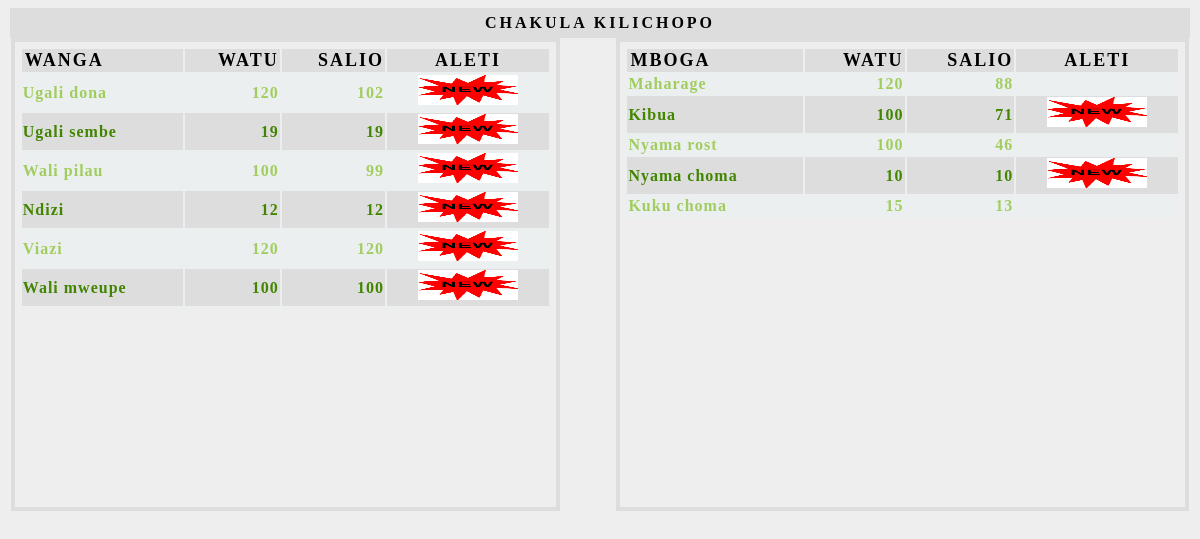
/reports-form/manejor_mpakuaji_check.php (signed in), run on the app's committed database.
### tables this page shows
CREATE TABLE `food_add` (
  `food_add_id` int(100) UNSIGNED NOT NULL,
  `user_id` int(100) UNSIGNED NOT NULL,
  `food_type` varchar(100) NOT NULL,
  `food_aded` varchar(100) NOT NULL,
  `mboga_mnt_aded` smallint(5) UNSIGNED NOT NULL,
  `mboga_added_salio` int(100) UNSIGNED NOT NULL,
  `alet_icon` varchar(10) NOT NULL DEFAULT '0',
  `date_entered` timestamp NOT NULL DEFAULT current_timestamp() ON UPDATE current_timestamp()
);

### reports-form/manejor_mpakuaji_check.php (the view, shortened to what this page needs)
<!DOCTYPE html>
<html>
<head>
 <link rel="stylesheet" type="text/css" href="../css/mpukj3.css">
</head>
<body id="mnj_mpauaji_check_body">
           <article class="lft-menu-list_mnj" >
            <div class="h2"><p>CHAKULA KILICHOPO</p></div>
              <div id="chakula" nameid="chakula">
                 <div class="wng-list">
                    <table border="0" width="100%" cellspadding="3" >
                          <?php
                            $conn=mysqli_connect('localhost','root','');
                             mysqli_select_db($conn,'menu_mpya');
                             $slct="SELECT * FROM food_add WHERE food_type='wanga' ORDER BY food_add_id ASC";
                             $ql=mysqli_query($conn,$slct);
                                  echo "<tr id='row-thead-mnj'>";
                                   echo "<td class='clm_left'>WANGA </td>";
                                   echo "<td class='clm_right'> WATU</td>";
                                   echo "<td class='clm_right'> SALIO</td>";
                                    echo "<td class='clm_center'> ALETI</td>";
                               echo "</tr>";
                             while ($rows=mysqli_fetch_array($ql)) {
                             echo "<tr class='row_data'>";
                                   echo "<td >";
                                   echo $rows['food_aded'];
                                    echo"</td>";
                                   echo "<td class='clm_right'>";
                                   echo $rows['mboga_mnt_aded'];
                                   echo"</td>";
                                   echo "<td class='clm_right'>";
                                          echo $rows['mboga_added_salio'];
                                   echo"</td>";
                                   echo "<td class='td_alet_mnj'>";
                                          $ms="<img src='../gifs/new.gif'>";
                                          $new='<a href="#?ida='.$ID.'">'.$ms.'</a>';
                                          if ($dbalert==0) {
                                             echo $new;
                                          }else{
                                            echo " ";
                                          }
                                   echo"</td>";
                               echo "</tr>";
                             }
                          ?>
                    </table>
                  </div>
                   <div class="mbg-list">
                       <table border="0" width="100%" cellspadding="3" >
                      <?php
                        $con=mysqli_connect('localhost','root','');
                        mysqli_select_db($con,'menu_mpya');
                         $sct="SELECT * FROM food_add  WHERE  food_type='mboga' ORDER BY food_add_id ASC";
                        $query=mysqli_query($con,$sct);
                      echo"<tr id='row-thead-mnj'>";
                        echo"<th class='clm_left'>MBOGA</th>";
                        echo"<th class='clm_right'> WATU </th>";
                        echo"<th class='clm_right'> SALIO</th>";
                         echo "<td class='clm_center'> ALETI</td>";
                      echo"</tr>";
                      while ($row=mysqli_fetch_array($query)) {
                              $id_no= $row['food_add_id'];
                        echo "<tr class='row_data'>";
                             echo "<td>";
                                  echo $row['food_aded'];
                             echo "</td>";
                             echo "<td class='clm_right'>";
                                   echo $row['mboga_mnt_aded'];
                             echo "</td>";
                             echo "<td class='clm_right'>";
                                 echo $row['mboga_added_salio'];
                             echo"</td>";
                             echo "<td class='td_alet_mnj'>";
                                      $ms_a="<img src='../gifs/new.gif'>";
                                     $new_ms='<a href="../fnct-inc/update.inc.php?idb='.$id_no.'">'.$ms_a.'</a>';
                                          if ($row['alet_icon']==0) {
                                             echo $new_ms;
                                          }else{
                                            echo " ";
                                          }
                             echo"</td>";
                        echo "</tr>";
                      }
                      ?>
                    </table>
                  </div>
                </div>
           </article>
</body>
</html>

### css/mpukj3.css (style rules this page uses)
#mnj_mpauaji_check_body { overflow: hidden; background-color: #eeeeee; }
.lft-menu-list_mnj { width:99.7%; height:530px; border: 0px solid yellow; margin:0px auto 0px auto; overflow-y:auto; overflow-x:hidden; }
.lft-menu-list_mnj div.h2 { width:auto; padding:0.1%; margin:0px 0px 0px 0px; border:0px dotted green; text-align:center; letter-spacing:3px; background-color: #dddddd; color: #000000; font-weight:bold; }
div.h2 p, .wng-tl p, .mbg-tl p { margin:5px 0px 5px 0px; }
.wng-list { display: block; position:relative; float:left; width:45%; height:455px; border: 4px solid #dddddd; background:transparent; overflow:hidden; padding: 5px; margin:0px 0px 0px 1px; }
.mbg-list { display: block; position:relative; float:right; width:47%; height:455px; border: 4px solid #dddddd; background:transparent; background-position:fixed; overflow:hidden; padding: 5px; margin-right: 1px; }
.wng-list table, .mbg-list table { width: 100%; background-color: #ECEFF0; }
.clm_left { text-align: left; text-indent: 2px; }
.clm_center { text-align: center; }
.row_data:nth-child(odd) { background-color: #dddddd; color:#428500; font-weight: bold; letter-spacing: 1px; }
.row_data:nth-child(even) { color:#a1cd5f; font-weight: bold; letter-spacing: 1px; }
#row-thead-mnj { background-color: #dddddd; color: #000000; font-weight: bold; font-size:1.5vmax; border:0px solid red; }
#row-thead-mnj .clm_right, .clm_left, .clm_center { height: 20px; letter-spacing: 2px; }
.clm_right { text-align: right; }
.td_alet_mnj { text-align: center; width: 100px; }
.td_alet img, .td_alet_mnj img { width: 100px; height: 30px; }
.td_alet_mnj a { text-decoration: none; font-family: arial; font-size:1.5vmax; font-weight: bold; color: #eb0037; letter-spacing: 1.2px; padding: 2px 30px 2px 30px; }

### data on the page
food_add: food_aded "Ugali dona", mboga_mnt_aded "120", mboga_added_salio "102"
food_add: food_aded "Ugali sembe", mboga_mnt_aded "19", mboga_added_salio "19"
food_add: food_aded "Wali pilau", mboga_mnt_aded "100", mboga_added_salio "99"
food_add: food_aded "Ndizi", mboga_mnt_aded "12", mboga_added_salio "12"
food_add: food_aded "Viazi", mboga_mnt_aded "120", mboga_added_salio "120"
food_add: food_aded "Wali mweupe", mboga_mnt_aded "100", mboga_added_salio "100"
food_add: food_aded "Maharage", mboga_mnt_aded "120", mboga_added_salio "88"
food_add: food_aded "Kibua", mboga_mnt_aded "100", mboga_added_salio "71"
food_add: food_aded "Nyama rost", mboga_mnt_aded "100", mboga_added_salio "46"
food_add: food_aded "Nyama choma", mboga_mnt_aded "10", mboga_added_salio "10"
food_add: food_aded "Kuku choma", mboga_mnt_aded "15", mboga_added_salio "13"
